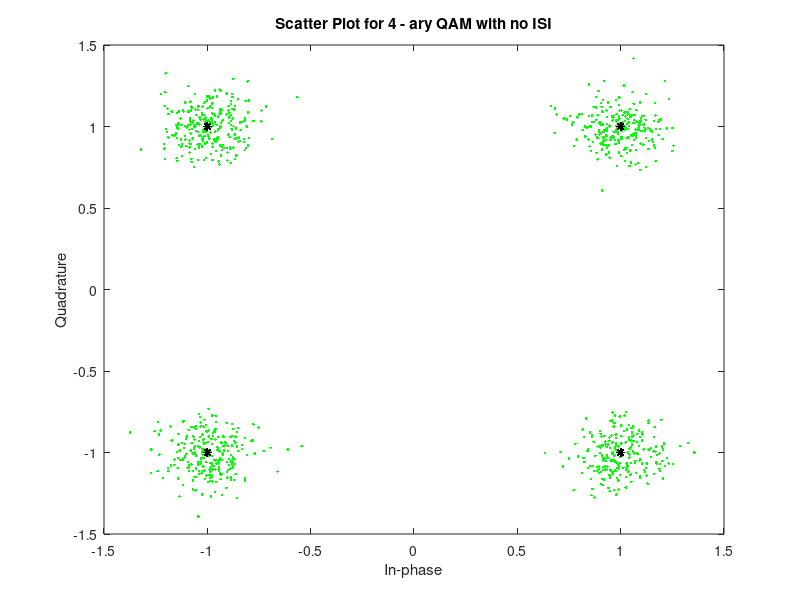
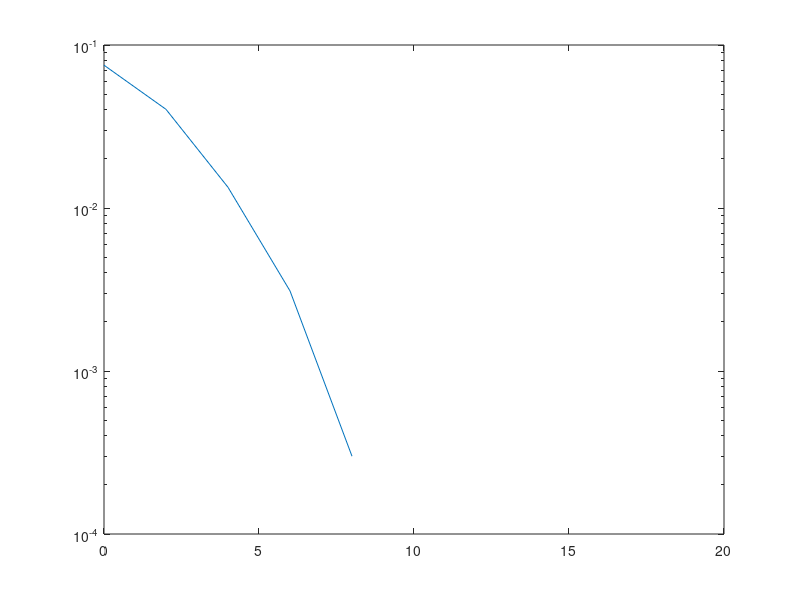

Write MATLAB code to recreate these figures, in order. (Note: this script raises an error after producing the figures.)
%% ECE408 Wireless Communications
% Armaan Kohli
% Spring 2020
% project 1
clear all;
close all;
clc;
%% QAM Simulation w/ No Channel

numIter = 5; % The number of iterations of the monte-carlo simulation
nSym = 1000; % The number of symbols per packet
SNR_Vec = 0:2:16;
lenSNR = length(SNR_Vec);

M = [4, 16]; % The M-ary number

chan = 1; % No channel

% Create a vector to store the BER computed during each iteration
berVec = zeros(numIter, lenSNR);

% Run the simulation numIter amount of times for both 4-ary and 16-ary QAM
for m = M
    for ii = 1:numIter
        
        K = log2(m); % COMMENT HERE
        % Generating random bits to send
        bits = randi(2,[nSym*K, 1])-1; 
        
        % Reshape bits into K-tuples
        data = reshape(bits,length(bits)/K,K);   
        msg = bi2de(data);

        for jj = 1:lenSNR % One iteration of the simulation at each SNR

            tx = qammod(msg,m); % QAM modulate the signal

            txChan = tx; % Perfect channel - introduces no ISI

            % Convert from EbNo to SNR and add AWGN
            txNoisy = awgn(txChan,(10*log10(K) + SNR_Vec(jj)),'measured'); 
            
            rx = qamdemod(txNoisy,m); % Demodulate

            % Converting symbols back to bits
            dataOutMatrix = de2bi(rx,K);
            rxMSG = dataOutMatrix(:); 

            % Compute and store the BER for this iteration

            [~, berVec(ii,jj)] = biterr(bits, rxMSG);  
        end % End SNR iteration
    end % End numIter iteration
    
    % Generate plots for each M-ary scheme
    
    % Generate scatterplot
    title1 = sprintf("Scatter Plot for %d - ary QAM with no ISI",m);
    sPlotFig = scatterplot(txNoisy,1,0,'g.');
    hold on;
    figure(1);
    scatterplot(tx,1,0,'k*',sPlotFig)
    hold off;
    title(title1)

    % Compute and plot the mean BER
    ber = mean(berVec,1);
    figure(2)
    semilogy(SNR_Vec,ber)
    % Compute the theoretical BER for this scenario and graph waterfall 
    berTheory = berawgn(SNR_Vec, 'qam', m); % theoretical BER
    title2 = sprintf("BER Waterfall Curve for %d - ary QAM with no ISI",m);
    hold on
    semilogy(SNR_Vec, berTheory)
    xlabel('SNR(dB)');  ylabel('BER');
    legend('BER','Theoretical BER','Location','southwest')
    title(title2)

end % End M-ary iteration